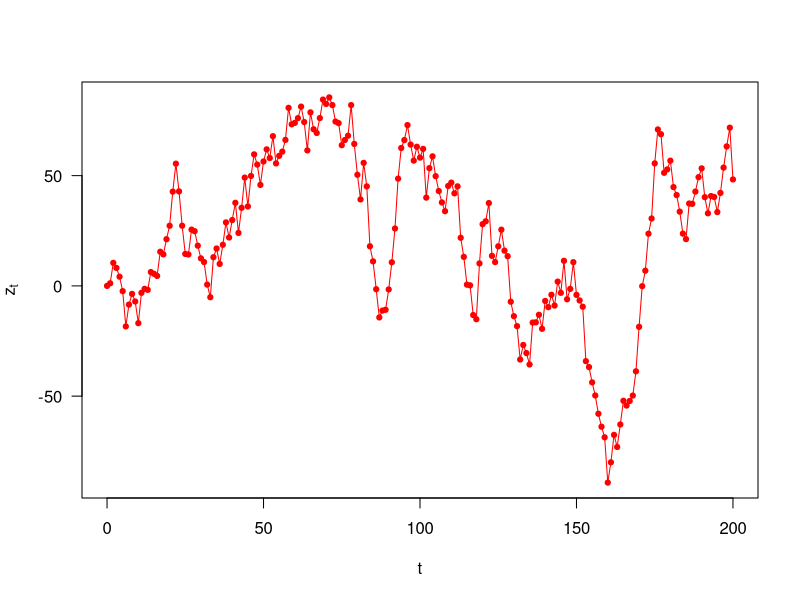
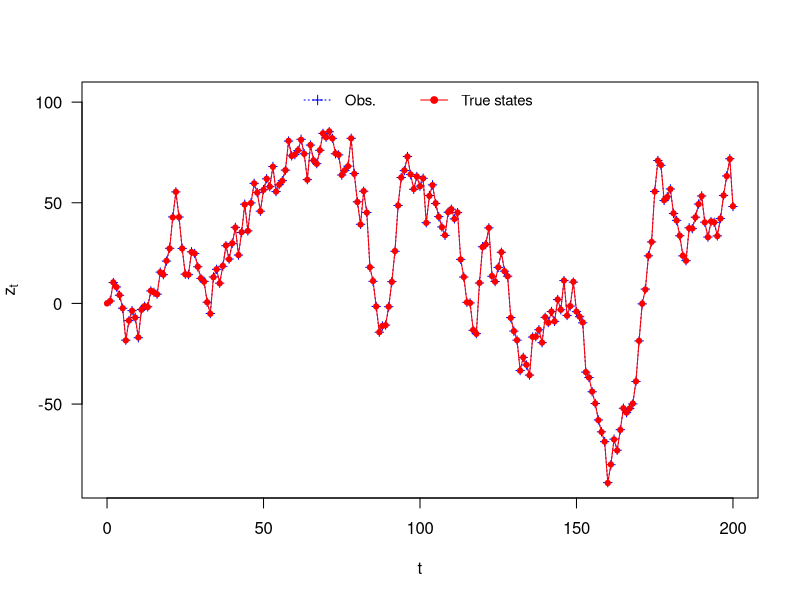

The R source for these figures, in order:
# Create a vector that will keep track of the states
# It's of length T + 1 (+1 for t=0)
# T is not a good name in R, because of T/F, so we use TT
TT <- 200
z <- numeric(TT + 1)
# Standard deviation of the process variation
sdp <- 10
# Set the seed, so we can reproduce the results
set.seed(553)
# For-loop that simulates the state through time, using i instead of t,
for (i in 1:TT)
{
	# This is the process equation
	z[i + 1] <- z[i] + rnorm(1, 0, sdp)
	# Note that this index is shifted compared to equation in text, # because we assume the first value to be at time 0
}

plot(0:TT, z,
	pch = 19, cex = 0.7, col = "red", ty = "o",
	xlab = "t", ylab = expression(z[t]), las = 1
)

# Create a vector that will keep track of the observations # It's of length T
y <- numeric(TT)
# Standard deviation of the observation error
sdo <- 0.1
# For t=1, ... T, add measurement error # Remember that z[1] is t=0
y <- z[2:(TT + 1)] + rnorm(TT, 0, sdo)

plot(1:TT, y,
	pch = 3, cex = 0.8, col = "blue", ty = "o", lty = 3,
	xlab = "t", ylab = expression(z[t]),
	xlim = c(0, TT), ylim = c(min(y), max(y) + max(y) / 5),
	las = 1
)
points(0:TT, z,
	pch = 19, cex = 0.7, col = "red", ty = "o"
)
legend("top",
	legend = c("Obs.", "True states"),
	pch = c(3, 19),
	col = c("blue", "red"),
	lty = c(3, 1),
	horiz = TRUE, bty = "n", cex = 0.9
)

